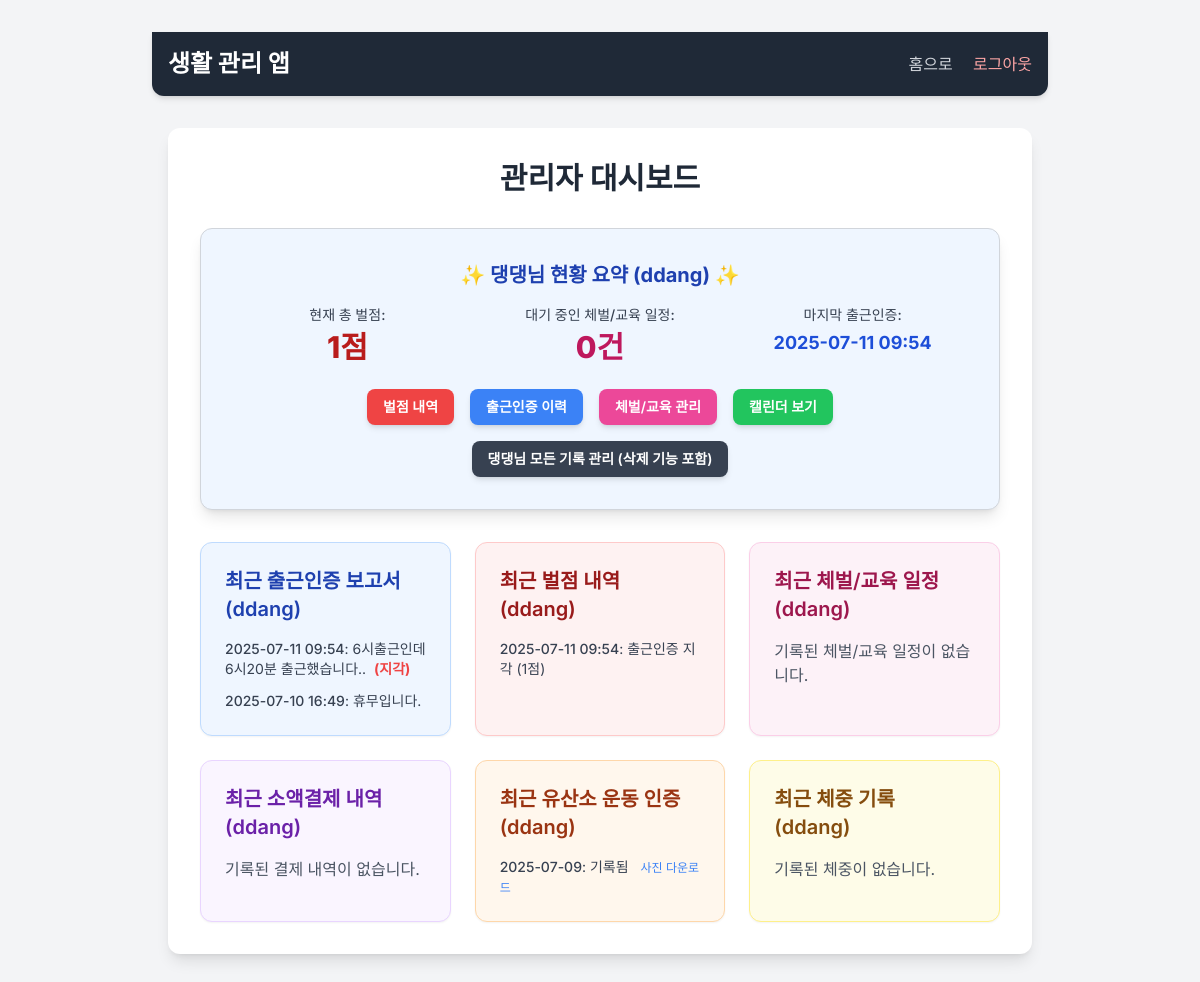
Page / (signed in) on the earlier database version.
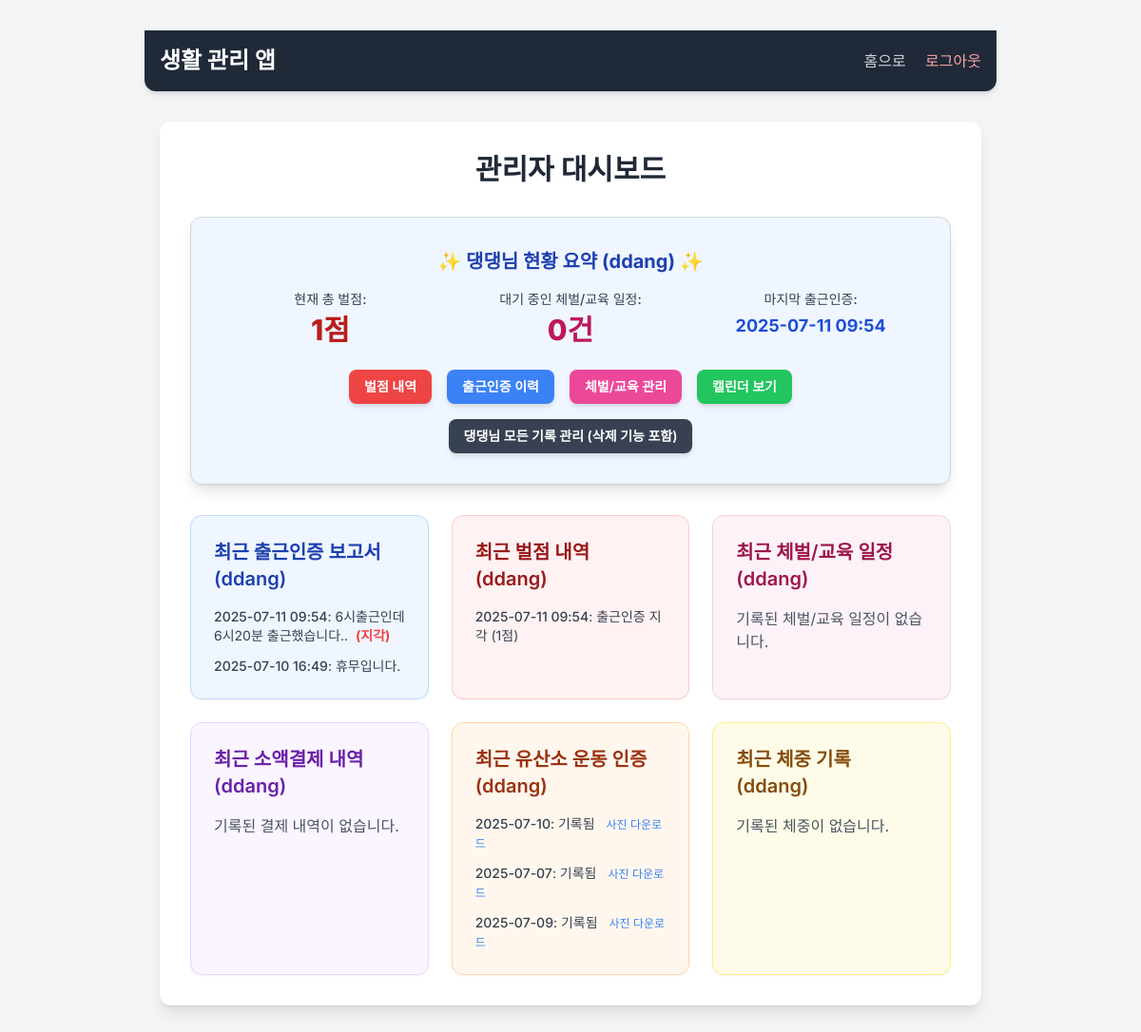
Same page on the later database version.
### app.py (models this page shows, shortened)
class CommuteAuthReport(db.Model):
    id = db.Column(db.Integer, primary_key=True)
    user_id = db.Column(db.Integer, db.ForeignKey('user.id'), nullable=False)
    content = db.Column(db.Text, nullable=False)
    timestamp = db.Column(db.DateTime, default=datetime.now, nullable=False)
    is_late = db.Column(db.Boolean, default=False)
    is_holiday = db.Column(db.Boolean, default=False)
    user = db.relationship('User', backref=db.backref('commute_auth_reports', lazy=True))

class Penalty(db.Model):
    id = db.Column(db.Integer, primary_key=True)
    user_id = db.Column(db.Integer, db.ForeignKey('user.id'), nullable=False)
    penalty_type = db.Column(db.String(50), nullable=False)
    rule_name = db.Column(db.String(50), nullable=True)
    reason = db.Column(db.Text, nullable=True)
    penalty_points = db.Column(db.Integer, nullable=False, default=1)
    timestamp = db.Column(db.DateTime, default=datetime.now, nullable=False)
    related_date = db.Column(db.Date, nullable=True)
    user = db.relationship('User', backref=db.backref('penalties', lazy=True))

class Cardio(db.Model):
    id = db.Column(db.Integer, primary_key=True)
    user_id = db.Column(db.Integer, db.ForeignKey('user.id'), nullable=False)
    date = db.Column(db.Date, nullable=False)
    image_filename = db.Column(db.String(120), nullable=False)
    timestamp = db.Column(db.DateTime, default=datetime.now, nullable=False)
    user = db.relationship('User', backref=db.backref('cardio_logs', lazy=True))

### app.py (the view, shortened to what this page needs)
@app.route('/')
def home():
    if 'user_id' not in session:
        return redirect(url_for('login'))
    if session.get('role') == 'owner':
        ddang_user = User.query.filter_by(username='ddang').first()
        ddang_user_id = ddang_user.id if ddang_user else None
        if not ddang_user_id:
            flash("댕댕님 계정을 찾을 수 없습니다. 데이터베이스 초기화를 확인해주세요.", 'error')
            return render_template('dashboard.html',
                                   reports=[], payments=[], cardio_logs=[], weight_entries=[],
                                   penalties=[], punishment_schedules=[],
                                   ddang_total_penalty=0, ddang_pending_punishments=0, ddang_last_commute_auth="기록 없음")
        all_reports = CommuteAuthReport.query.filter_by(user_id=ddang_user_id).order_by(CommuteAuthReport.timestamp.desc()).limit(10).all()
        all_payments = Payment.query.filter_by(user_id=ddang_user_id).order_by(Payment.timestamp.desc()).limit(10).all()
        all_cardio_logs = Cardio.query.filter_by(user_id=ddang_user_id).order_by(Cardio.timestamp.desc()).limit(10).all()
        all_weight_entries = WeightEntry.query.filter_by(user_id=ddang_user_id).order_by(WeightEntry.timestamp.desc()).limit(10).all()
        all_penalties = Penalty.query.order_by(Penalty.timestamp.desc()).limit(10).all()
        all_punishment_schedules = PunishmentSchedule.query.filter_by(user_id=ddang_user_id).filter(
            PunishmentSchedule.status.in_(['pending', 'approved'])
        ).order_by(PunishmentSchedule.requested_datetime.asc()).limit(10).all()
        ddang_total_penalty = db.session.query(func.sum(Penalty.penalty_points)).filter_by(user_id=ddang_user_id).scalar() or 0
        ddang_pending_punishments = PunishmentSchedule.query.filter_by(user_id=ddang_user_id, status='pending').count()
        ddang_last_commute_auth_obj = CommuteAuthReport.query.filter_by(user_id=ddang_user_id).order_by(CommuteAuthReport.timestamp.desc()).first()
        ddang_last_commute_auth = ddang_last_commute_auth_obj.timestamp.strftime('%Y-%m-%d %H:%M') if ddang_last_commute_auth_obj else "기록 없음"
        return render_template('dashboard.html',
                               reports=all_reports,
                               payments=all_payments,
                               cardio_logs=all_cardio_logs,
                               weight_entries=all_weight_entries,
                               penalties=all_penalties,
                               punishment_schedules=all_punishment_schedules,
                               ddang_total_penalty=ddang_total_penalty,
                               ddang_pending_punishments=ddang_pending_punishments,
                               ddang_last_commute_auth=ddang_last_commute_auth,
                               ddang_last_commute_schedule_upload="기록 없음") # 하드코딩으로 "기록 없음" 전달

### templates/dashboard.html (shortened to what the changed rows need)
{% extends "base.html" %}
{% from '_macros.html' import format_currency %}
{% block content %}
<div class="bg-white p-8 rounded-xl shadow-lg w-full max-w-6xl mx-auto">
  <h2 class="text-3xl font-bold text-center text-gray-800 mb-8">관리자 대시보드</h2>
  <div class="grid grid-cols-1 md:grid-cols-2 lg:grid-cols-3 gap-6">
    <div class="bg-blue-50 p-6 rounded-xl shadow-sm border border-blue-200">
      {% if reports %}
        <ul class="space-y-3">
          {% for report in reports %}
            <li class="text-gray-700 text-sm">
              <span class="font-medium">{{ report.timestamp.strftime('%Y-%m-%d %H:%M') }}</span>: {{ report.content | truncate(50) }}
              {% if report.is_late %}<span class="text-red-500 font-bold ml-1">(지각)</span>{% endif %}
            </li>
          {% endfor %}
        </ul>
      {% else %}
        <p class="text-gray-600">제출된 출근인증이 없습니다.</p>
      {% endif %}
    </div>
    <div class="bg-red-50 p-6 rounded-xl shadow-sm border border-red-200">
      {% if penalties %}
        <ul class="space-y-3">
          {% for penalty in penalties %}
            <li class="text-gray-700 text-sm">
              <span class="font-medium">{{ penalty.timestamp.strftime('%Y-%m-%d %H:%M') }}</span>: {{ penalty.penalty_type }} ({{ penalty.penalty_points }}점)
            </li>
          {% endfor %}
        </ul>
      {% else %}
        <p class="text-gray-600">기록된 벌점 내역이 없습니다.</p>
      {% endif %}
    </div>
    <div class="bg-orange-50 p-6 rounded-xl shadow-sm border border-orange-200">
      {% if cardio_logs %}
        <ul class="space-y-3">
          {% for log in cardio_logs %}
            <li class="text-gray-700 text-sm">
              <span class="font-medium">{{ log.date.strftime('%Y-%m-%d') }}</span>: 기록됨
              {% if log.image_filename %}
                <a href="{{ url_for('uploaded_file', filename=log.image_filename) }}" target="_blank" class="text-blue-500 hover:underline ml-2 text-xs">사진 다운로드</a>
              {% endif %}
            </li>
          {% endfor %}
        </ul>
      {% else %}
        <p class="text-gray-600">기록된 유산소 운동이 없습니다.</p>
      {% endif %}
    </div>
  </div>
</div>
{% endblock %}

Differences in the rows shown:
added Cardio: date "2025-07-10"
added Cardio: date "2025-07-07"
